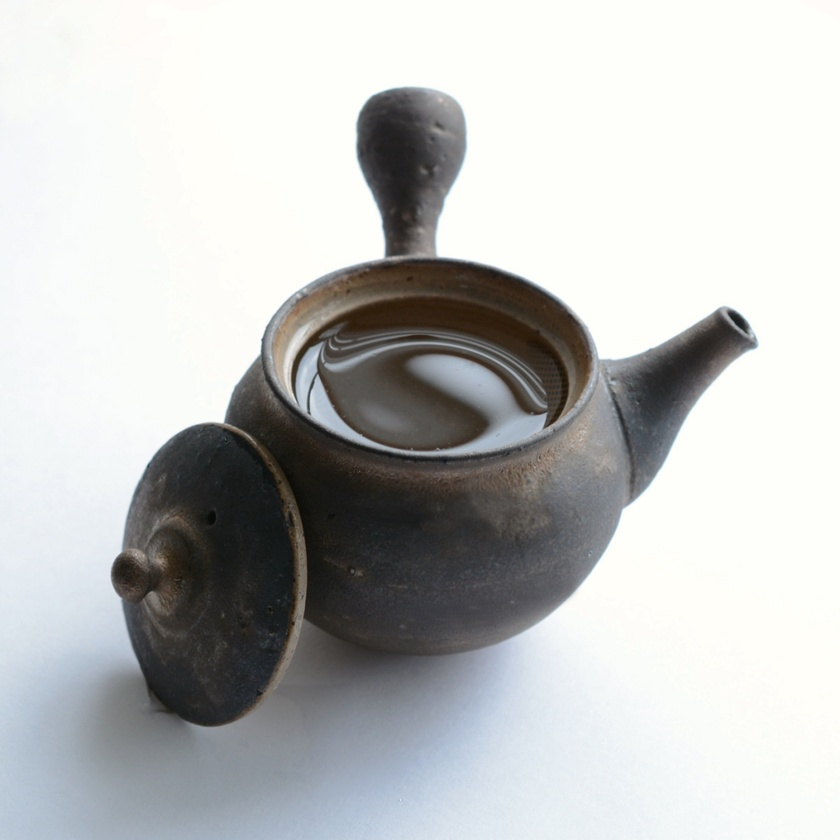
#> input picture Project4/image/teapot.jpg, 840 x 840 px, shrunk from 1024 x 1024 before the run
$ python translation.py
#> lines starting #> are read from the running program, lines starting #| are printed output that depends on the picture
from PIL import Image

# Load the image
image_path = '../image/teapot.jpg'
image = Image.open(image_path)
#> image is the input picture: PIL image 840x840 RGB; mean R, G, B 190.9, 192.3, 191.3

# Function to apply translation
def translate_image(image, x_offset, y_offset, output_path):
#> called with x_offset = 50, y_offset = 20, output_path = '../image/translated_image_50_20.jpg'
    width, height = image.size
#> width = 840; height = 840
    matrix = (1, 0, x_offset, 0, 1, y_offset)  # Affine transformation matrix for translation
    translated_image = image.transform((width, height), Image.AFFINE, matrix)
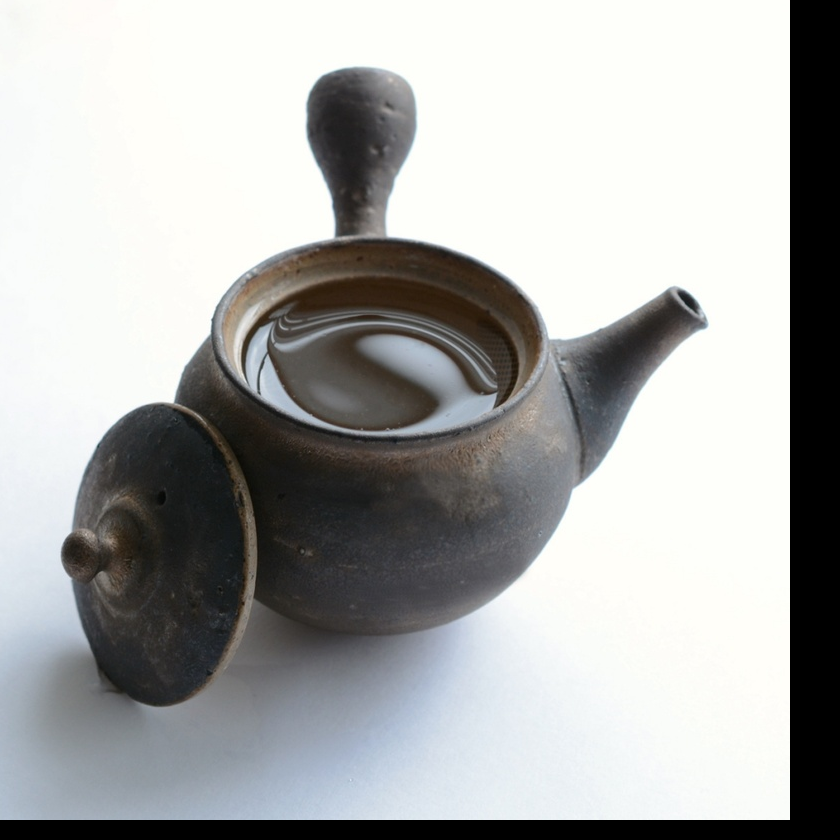
#> translated_image: PIL image 840x840 RGB; mean R, G, B 171.6, 172.7, 171.5
    translated_image.save(output_path)
    return translated_image

# Apply translation with different offsets and save images
translate_image(image, 50, 20, '../image/translated_image_50_20.jpg')  # Translate by (50, 20) pixels
translate_image(image, -30, -15, '../image/translated_image_-30_-15.jpg')  # Translate by (-30, -15) pixels
#> call 2 of translate_image, with x_offset = -30, y_offset = -15, output_path = '../image/translated_image_-30_-15.jpg'
#> in translate_image (call 2), `translated_image = image.transform((width, height), Image.AFFINE, matr..`:
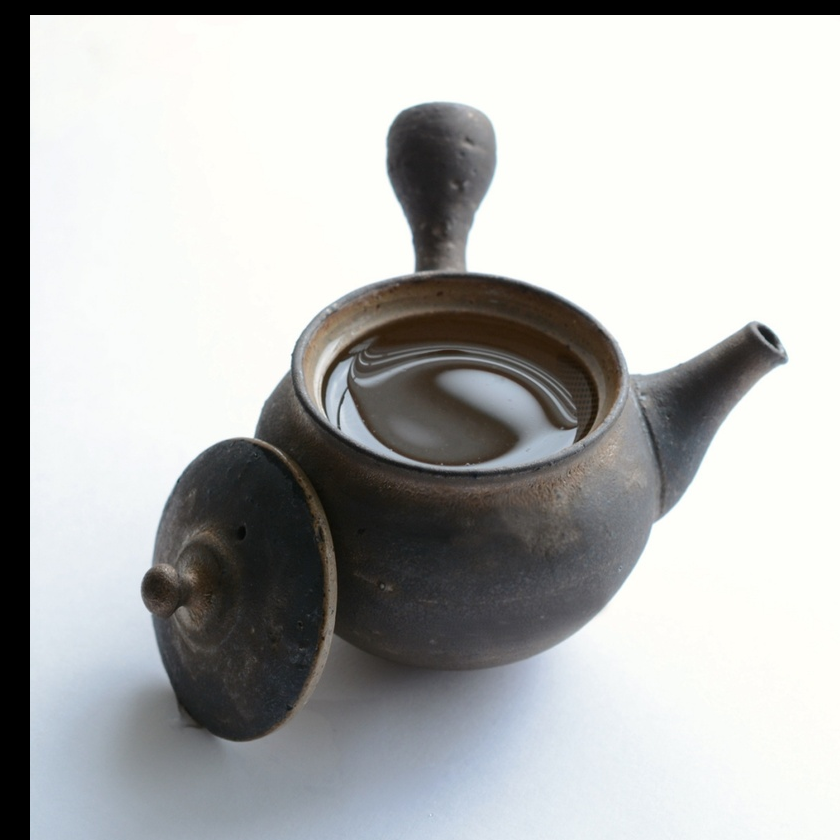
#> translated_image: PIL image 840x840 RGB; mean R, G, B 178.4, 179.6, 178.6

print("Translated images saved as 'translated_image_50_20.jpg' and 'translated_image_-30_-15.jpg'")

$ run again, with Project4/image/affine_transformed_image.jpg copied over Project4/image/teapot.jpg
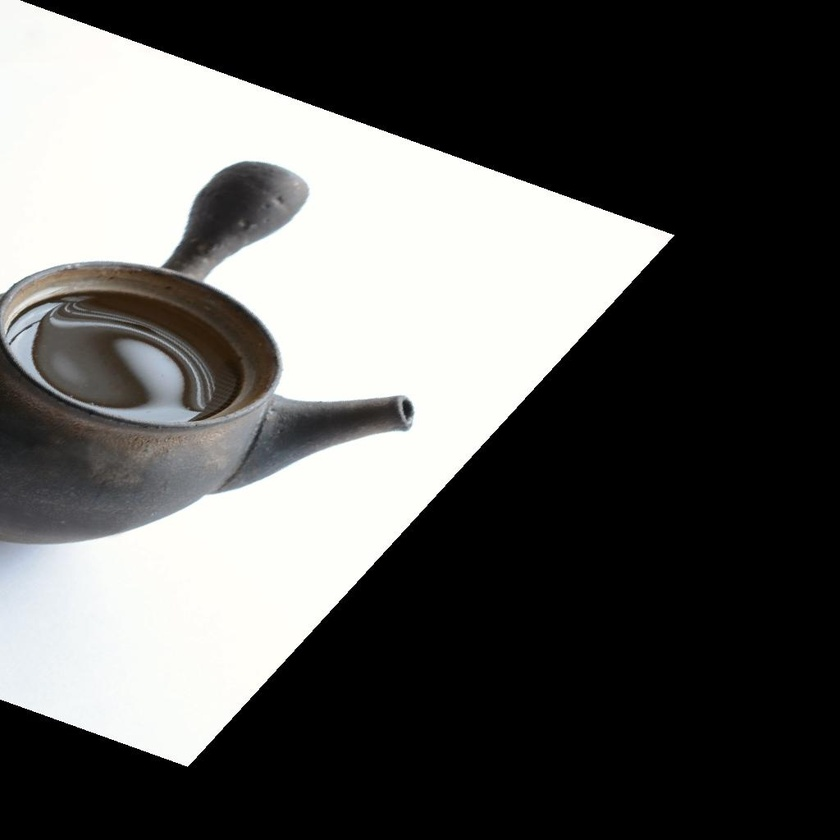
#> input picture Project4/image/affine_transformed_image.jpg, 840 x 840 px, shrunk from 1024 x 1024 before the run
#> image is the input picture: PIL image 840x840 RGB; mean R, G, B 89.9, 89.9, 88.5
#> in translate_image, `translated_image = image.transform((width, height), Image.AFFINE, matr..`:
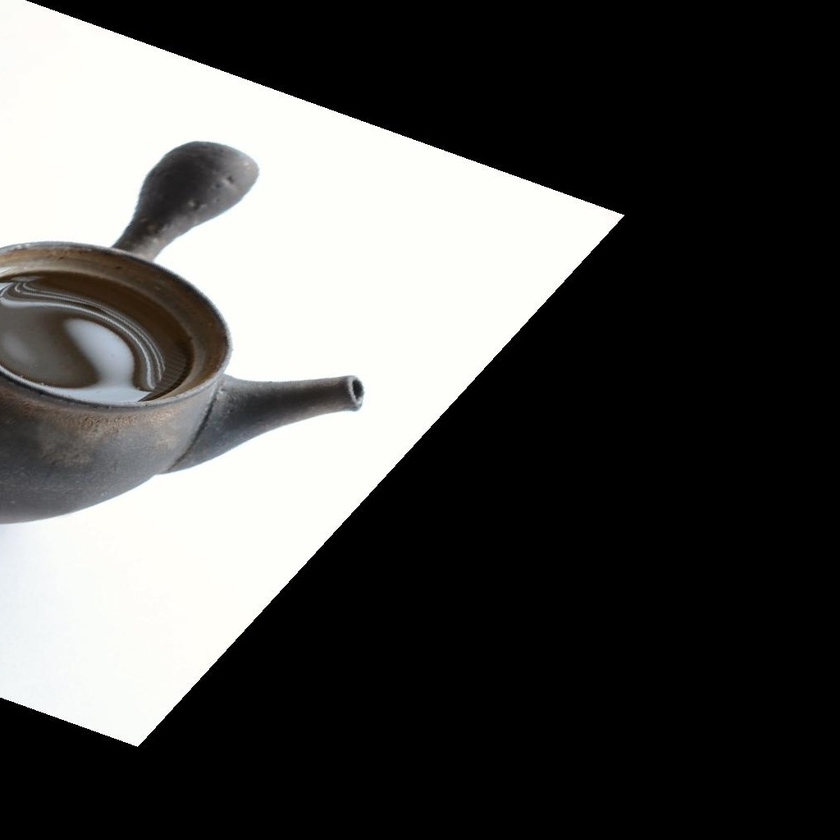
#> translated_image: PIL image 840x840 RGB; mean R, G, B 80.8, 80.7, 79.3
#> in translate_image (call 2), `translated_image = image.transform((width, height), Image.AFFINE, matr..`:
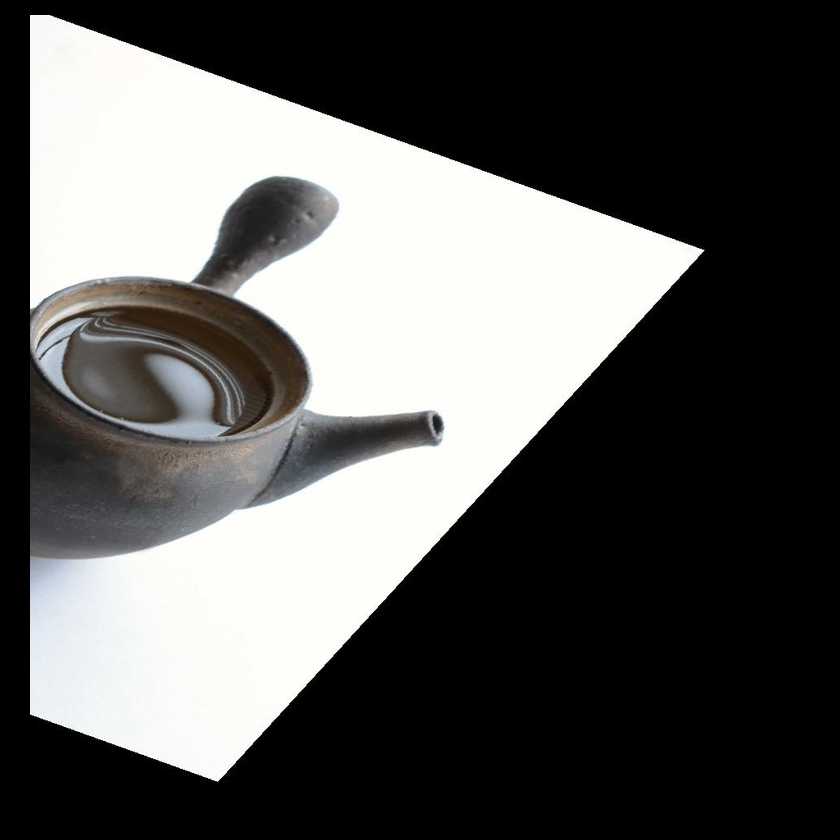
#> translated_image: PIL image 840x840 RGB; mean R, G, B 89.9, 89.9, 88.5

$ run again, with Project4/image/high_contrast_image.jpg copied over Project4/image/teapot.jpg
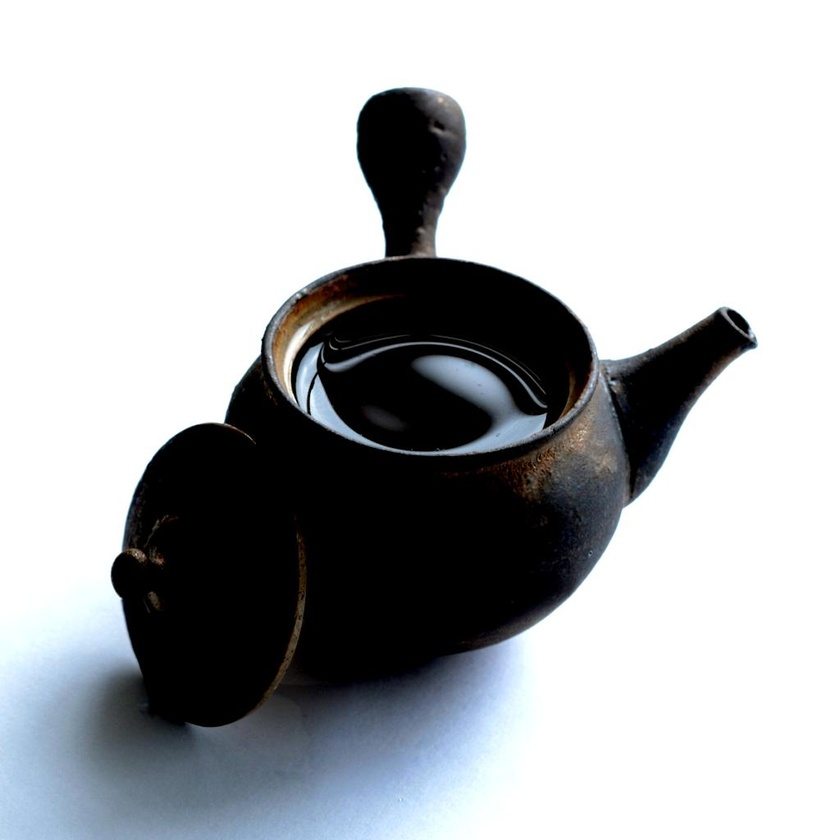
#> input picture Project4/image/high_contrast_image.jpg, 840 x 840 px, shrunk from 1024 x 1024 before the run
#> image is the input picture: PIL image 840x840 RGB; mean R, G, B 174.9, 177.3, 179.9
#> in translate_image, `translated_image = image.transform((width, height), Image.AFFINE, matr..`:
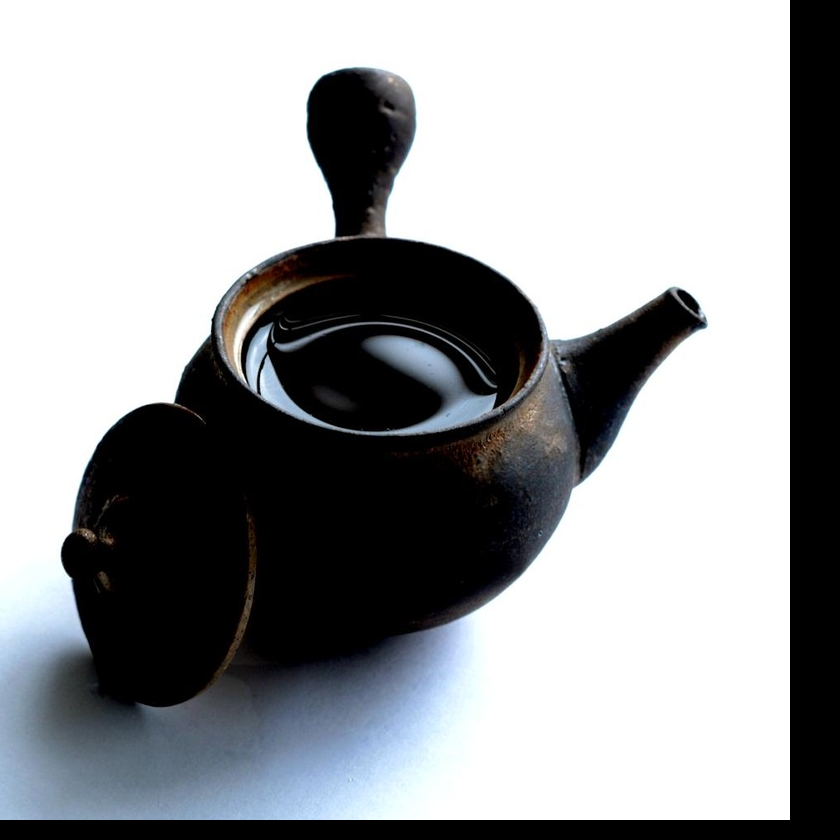
#> translated_image: PIL image 840x840 RGB; mean R, G, B 155, 157, 159.3
#> in translate_image (call 2), `translated_image = image.transform((width, height), Image.AFFINE, matr..`:
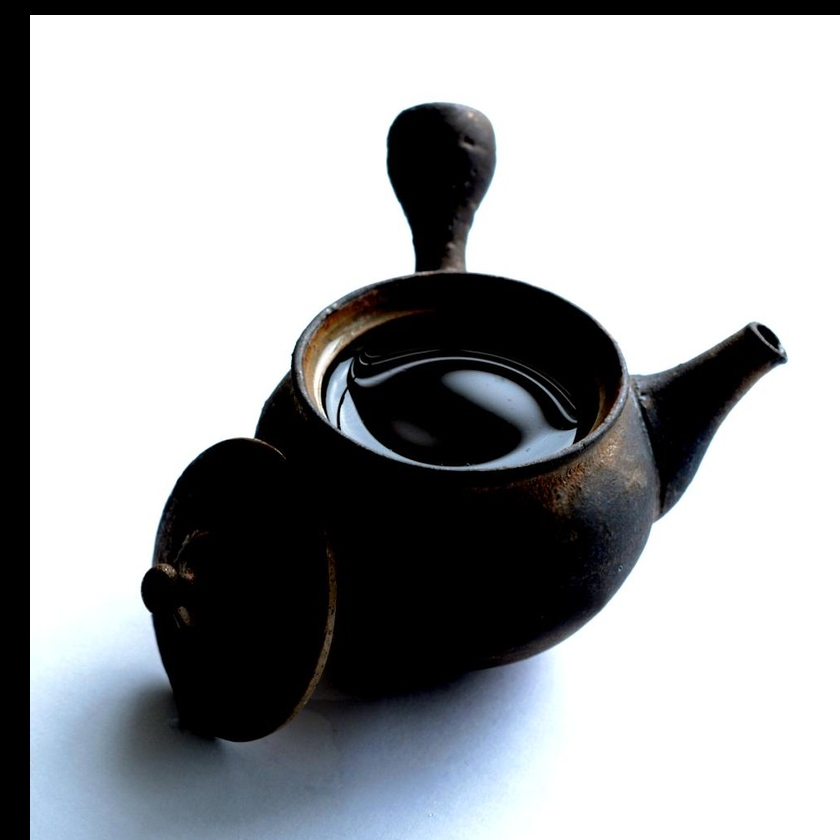
#> translated_image: PIL image 840x840 RGB; mean R, G, B 162.3, 164.4, 166.8
